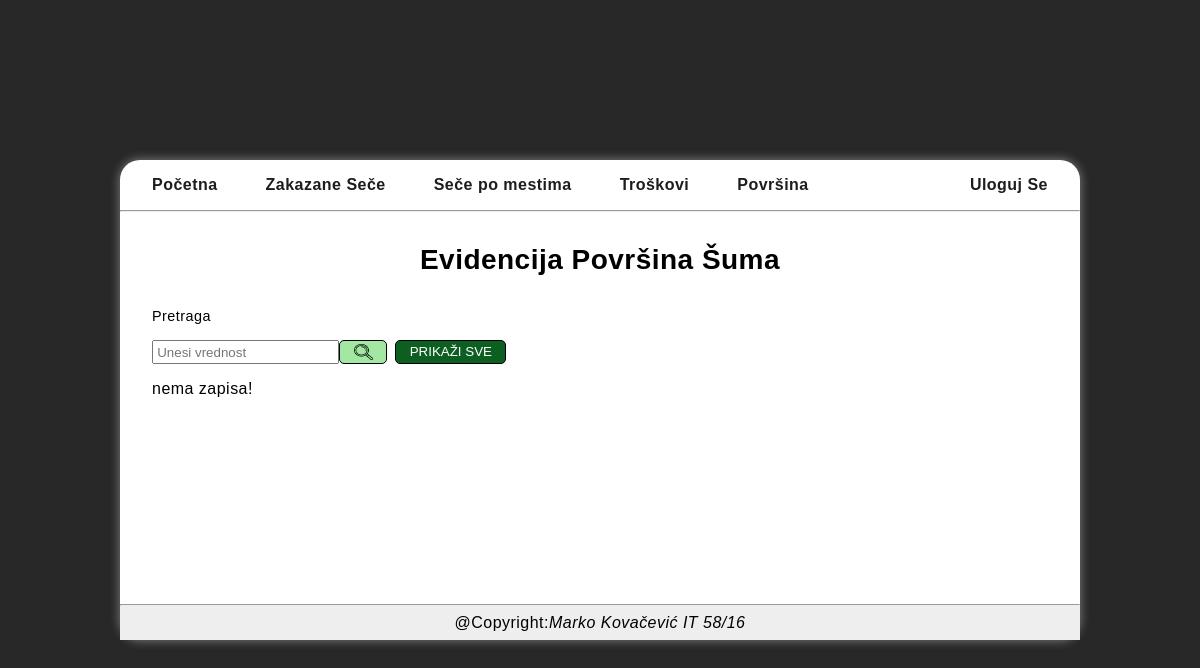
Page /FrontEnd/src/Stranice/Povrsina/povrsina.php on the earlier database version.
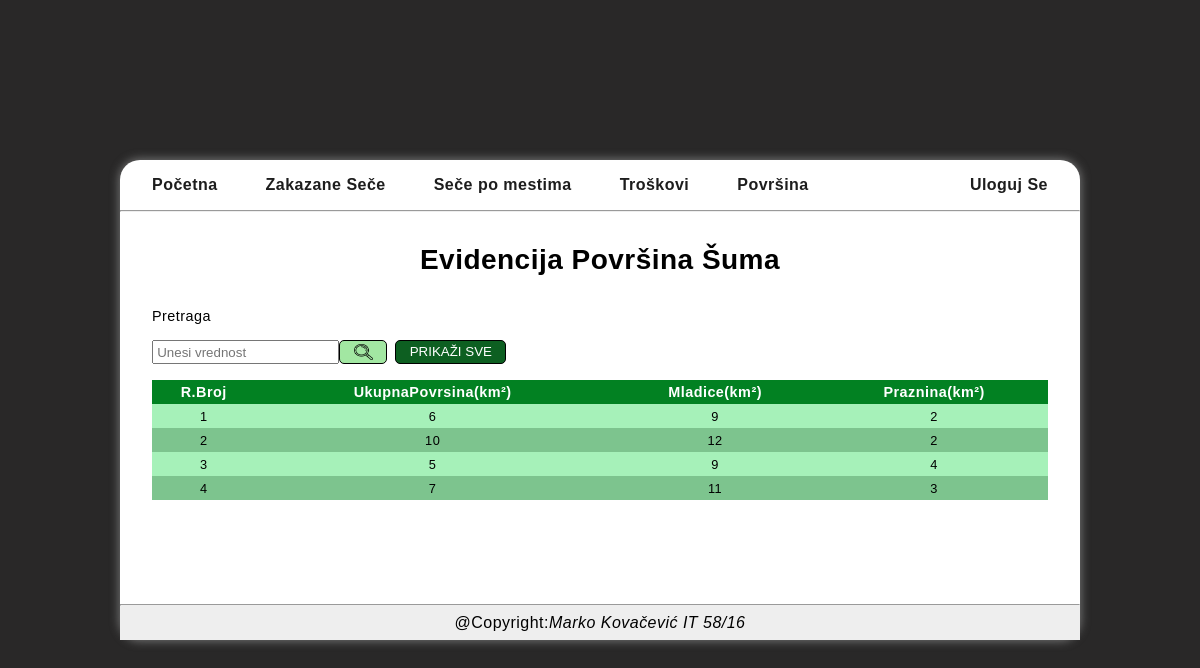
Same page on the later database version.
### tables this page shows
create table `POVRSINA`
(
    povrsinaID      int not null AUTO_INCREMENT PRIMARY KEY,
    povrsinaZaSecu  FLOAT not null,
    ukupnaPovrsina  FLOAT not null,
    mladice         FLOAT not null,
    praznina        FLOAT not null
);

### BackEnd/Klase/BaznaKonekcija.php (called while the page is built, shortened)
<?php
class Konekcija{
public $KompletanNazivBazePodataka;
public $VerzijaMySQLNaredbi;
private $korisnik;
private $sifra;
private $host;
private function UcitajVerzijuMYSQLNaredbi(){
    $VerzijaPHP = phpversion();
    if($VerzijaPHP<'7.0.0'){
        $this->VerzijaMySQLNaredbi="mysql";
    }else {
        $this->VerzijaMySQLNaredbi="mysqli";
    }
}
private function UcitajParamKonekcije($PutanjaNazivFajlaXMLParametriKonekcije){
    $xml=simplexml_load_file($PutanjaNazivFajlaXMLParametriKonekcije) or die("Greska: ne postoji fajl BazniParamKonekcije.xml");
    $this->host=$xml->host;
    $this->korisnik=$xml->korisnik;
    $this->sifra=$xml->sifra;
    $this->prefiks_baze_podataka = $xml->prefiks_baze_podataka;
    $this->naziv_baze_podataka = $xml->naziv_baze_podataka;
    $this->KompletanNazivBazePodataka = $this->prefiks_baze_podataka.$this->naziv_baze_podataka;
}
public function connect(){
    if($this->VerzijaMySQLNaredbi=="mysqli"){
        $this->konekcijaDB = mysqli_connect($this->host, $this->korisnik, $this->sifra, $this->KompletanNazivBazePodataka);
    }else{
        $this->konekcijaMYSQL = mysql_connect($this->host, $this->korisnik, $this->sifra);
        $this->konekcijaDB = mysql_select_db($this->KompletanNazivBazePodataka, $this->konekcijaMYSQL);
    }
 }
}
?>

### BackEnd/Klase/BaznaTabela.php (called while the page is built, shortened)
<?php
 class Tabela{
 public $OtvorenaKonekcija;
 public $TipMYSQL;
 public $ListaZapisa;
 public function __construct($NovaOtvorenaKonekcija, $NoviNazivTabele) {
        $this->OtvorenaKonekcija = $NovaOtvorenaKonekcija;
        $this->TipMYSQL = $NovaOtvorenaKonekcija->VerzijaMySQLNaredbi;
 }
    public function UcitajSvePoUpitu($Upit)
    {
        if($this->TipMYSQL=="mysqli"){
            $this->Kolekcija = mysqli_query($this->OtvorenaKonekcija->konekcijaDB, $Upit);
            $this->BrojZapisa = mysqli_num_rows($this->Kolekcija);
        }
        else{
            $this->Kolekcija = mysql_query($Upit);
            $this->BrojZapisa = mysql_num_rows($this->Kolekcija);
        }
    }
    public function PrebaciKolekcijuUListu($Kolekcija)
    {
        $ListaZapisa = array();
        if($this->TipMYSQL=="mysqli")
        {
            while($RedZapisa = mysqli_fetch_array($Kolekcija, MYSQLI_NUM))
            {
                $this->ListaZapisa[] = $RedZapisa;
            }
        }
        else{
            while($RedZapisa = mysql_fetch_array($Kolekcija, MYSQLI_NUM))
            {
                $this->ListaZapisa[] = $RedZapisa;
            }
        }
      return $ListaZapisa;
    }
    public function DajVrednostPoRednomBrojuZapisaPoRBPolja($Kolekcija, $RBZapisa, $RBPolja)
    {
        if($this->TipMYSQL=="mysqli")
        {
            $RedZapisa = $this->ListaZapisa[$RBZapisa];
            $Vrednost = $RedZapisa [$RBPolja];
        }
        else{
            $Vrednost = mysql_result($Kolekcija, $RBZapisa, $RBPolja);
        }
      return $Vrednost;
    }
 }
?>

### BackEnd/Klase/DBPovrsina.php (called while the page is built, shortened)
<?php
class DBPovrsina extends Tabela
{
    public function DajSvePodatkeOPovrsiniZaSecu($filterParametar){
        if(isset($filterParametar)){
            $upit="select * from `".$this->NazivBazePodataka."`.`POVRSINA` where `povrsinaZaSecu`='".$filterParametar."'";
        }else{
            $upit="select * from `".$this->NazivBazePodataka."`.`POVRSINA`";
        }
        $this->UcitajSvePoUpitu($upit);
    }
}
?>

### FrontEnd/src/Stranice/Povrsina/povrsina.php (the view, shortened to what this page needs)
<?php
    require $_SERVER['DOCUMENT_ROOT'] . "/SECA-SUMA/BackEnd/Klase/BaznaKonekcija.php";
    require $_SERVER['DOCUMENT_ROOT'] . "/SECA-SUMA/BackEnd/Klase/BaznaTabela.php";
    $KonekcijaObject = new Konekcija($_SERVER['DOCUMENT_ROOT'] . '/SECA-SUMA/BackEnd/Klase/BazniParamKonekcije.xml');
    $KonekcijaObject->connect();
    if($KonekcijaObject->konekcijaDB){
        require $_SERVER['DOCUMENT_ROOT'] . "/SECA-SUMA/BackEnd/Klase/DBPovrsina.php";
        $PovrsinaObject = new DBPovrsina($KonekcijaObject,"POVRSINA");
        if(isset($_GET['filtriraj'])){
            $filter=$_GET['filter'];
            $PovrsinaObject->DajSvePodatkeOPovrsiniZaSecu($filter);
        }else{
            $filter=null;
            $PovrsinaObject->DajSvePodatkeOPovrsiniZaSecu($filter);
        }
    }else{
        echo"Neuspesna konekcija";
    }
?>
<!DOCTYPE html>
<html lang="sr" class="html">
<head>
    <link href="/SECA-SUMA/style.css" type="text/css" rel="stylesheet">
    <link href="povrsina.css" type="text/css" rel="stylesheet">
</head>
<body class="glavniKontejner body">
    <?php require $_SERVER['DOCUMENT_ROOT'] . "/SECA-SUMA/FrontEnd/src/Delovi/Header/header.php"?>
<section class="seca">
    <div class="seca__h1Wrap">
        <h1 class="seca__h1">Evidencija Površina Šuma</h1>
    </div>
        <div class="seca__optionsWrap">
        <label for="pretraga" class="seca__pretragaLabel">Pretraga</label>
            <form name="pretraga" class="seca__pretragaForm">
               <div class="seca__pretragaBar">
                    <input name="filter" id="filter" class="seca__Filter input" placeholder="Unesi vrednost">
                    <button class="seca__filterBtn button" type="submit" name="filtriraj"><img src="/SECA-SUMA/FrontEnd/Assets/Search_icon.png" alt="search.png"></button>
               </div>
               <div class="seca__pretragaBar">
                 <button type="submit" name="svi" id="svi" class="seca__sviPodatci button">PRIKAŽI SVE
               </div>
            </form>
        </div>
        <?php
            if ($PovrsinaObject->BrojZapisa==0)
            {
                echo "nema zapisa!";
            }
        else
            {
               echo' <table class="table seca__table">';
               echo' <thead class="seca__thead">';
               echo'     <tr class="seca__headTr">';
               echo'         <th>R.Broj</th>';
               echo'         <th>UkupnaPovrsina(km²)</th>';
               echo'         <th>Mladice(km²)</th>';
               echo'         <th>Praznina(km²)</th>';
               echo'     </tr>';
               echo' </thead>';
               echo'<tbody class="seca__tableBody">';
               for($RBZapisa = 0; $RBZapisa < $PovrsinaObject->BrojZapisa; $RBZapisa++){
                $Rbroj = $RBZapisa + 1;
                $UkupnaPovrsina=$PovrsinaObject->DajVrednostPoRednomBrojuZapisaPoRBPolja($PovrsinaObject->Kolekcija, $RBZapisa,1);
                $Mladice=$PovrsinaObject->DajVrednostPoRednomBrojuZapisaPoRBPolja($PovrsinaObject->Kolekcija, $RBZapisa,2);
                $Praznina=$PovrsinaObject->DajVrednostPoRednomBrojuZapisaPoRBPolja($PovrsinaObject->Kolekcija, $RBZapisa,3);
                echo'<tr>';
                echo'<td>' .$Rbroj.'</td>';
                echo'<td>' .$UkupnaPovrsina. '</td>';
                echo'<td>' .$Mladice. '</td>';
                echo'<td>' .$Praznina. '</td>';
                echo'</tr>';
               }
            }
        ?>
        </tbody>
    </table>
</section>
    <footer><?php require $_SERVER['DOCUMENT_ROOT'] . "/SECA-SUMA/FrontEnd/src/Delovi/Footer/footer.php" ?></footer>
</body>
</html>

### FrontEnd/src/Delovi/Header/header.php (shortened to what this page needs)
<head>
   <link href="/SECA-SUMA/style.css" type="text/css" rel="stylesheet">
   <link href="/SECA-SUMA/FrontEnd/src/Delovi/Header/header.css" type="text/css" rel="stylesheet">
</head>
<nav class="header">
   <ul class="header__ul">
        <li class="header__listItem"><a href="/SECA-SUMA/index.php">Početna</a></li>
        <li class="header__listItem"><a href="/SECA-SUMA/FrontEnd/src/Stranice/ZakazaneSece/zakazaneSece.php">Zakazane Seče</a></li>
        <li class="header__listItem"><a href="/SECA-SUMA/FrontEnd/src/Stranice/Mesta/mesta.php">Seče po mestima</a></li>
        <li class="header__listItem"><a href="/SECA-SUMA/FrontEnd/src/Stranice/Trosak/trosak.php">Troškovi</a></li>
        <li class="header__listItem"><a href="/SECA-SUMA/FrontEnd/src/Stranice/Povrsina/povrsina.php">Površina</a></li>
   </ul>
   <ul class="header__ul">
      <li class="header__listItem"><a id="login__link" href="">Uloguj Se</a></li>
   </ul>
</nav>
<hr class="hr">
<div class="login__wrapper"><?php require $_SERVER['DOCUMENT_ROOT'] . "/SECA-SUMA/FrontEnd/src/Delovi/Login/login.php"?></div>

### FrontEnd/src/Delovi/Login/login.php (shortened to what this page needs)
<link href="/SECA-SUMA/style.css" type="text/css" rel="stylesheet">
<link href="/SECA-SUMA/FrontEnd/src/Delovi/Login/login.css" type="text/css" rel="stylesheet">

### FrontEnd/src/Delovi/Footer/footer.php (shortened to what this page needs)
<head>
   <link href="/SECA-SUMA/style.css" type="text/css" rel="stylesheet">
   <link href="/SECA-SUMA/FrontEnd/src/Delovi/Footer/footer.css" type="text/css" rel="stylesheet">
</head>
<body>
    <div class="footer">
      <hr class="hr">
        <div class="footer__textCont">
        <p class="footer__text">@Copyright: <em>Marko Kovačević IT 58/16</em></p>
        </div>
    </div>
</body>

### style.css (style rules this page uses)
* { padding:0; margin:0; box-sizing:border-box; }
:root { --base-txt-clr:#1d1d1d; --base-txt-white-variety:#ffffff; --body-shadow:#757575; --html-bckground:rgb(41, 40, 40); --body:rgb(255, 255, 255); --border-nav:rgb(7, 7, 7); --table:rgb(77, 77, 77); --tableHeader:rgb(2, 129, 34); --tableRow1:rgb(166, 241, 185); --tableRow2:rgb(125, 196, 142); --selected:rgb(2, 129, 34); --form:rgb(255, 255, 255); --covered:rgba(41, 40, 40, 0.5); --footer:rgb(238, 238, 238); --aside-bg:rgb(230, 230, 230); --welcome-bg:rgba(4, 88, 4, 0.6); --search-wrap-bg:rgb(162, 231, 162); --button-clr-primary:rgb(13, 95, 33); --button-primary-border:rgb(0, 0, 0); --table-txt-Font:0.8rem; --table-header-Font:0.9rem; --label-txt-font:0.9rem; --aside-font:0.8rem; --welcome-font:2.5rem; }
.html { display:flex; align-items:center; justify-content:center; width:100%; height:100vh; background-color:var(--html-bckground); font-family: 'Montserrat', sans-serif; letter-spacing:0.03em; }
.body { width:min(100%,60rem); min-height:30rem; box-shadow:0px 0px 10px 1px var(--body-shadow); border-radius:20px; background-color:var(--body); position:relative; }
.button { border-radius:5px; border:1px solid var(--button-primary-border); padding-block:0.25em; padding-inline:1em; }
.input { padding-inline:0.2rem; padding-block:0.15rem; }

### FrontEnd/src/Stranice/Povrsina/povrsina.css (style rules this page uses)
.seca { margin-block:2rem; margin-inline:2rem; }
.seca__h1Wrap { width:100%; text-align:center; }
.seca__h1 { font-size:1.75rem; margin-bottom:2rem; }
.table { width:100%; text-align:center; align-content:center; border-spacing:0; }
.seca__thead { background-color:var(--tableHeader); color:var(--body); }
td,th { padding-block:0.25rem; }
th { font-size:var(--table-header-Font); }
td { height:1.5rem; width:1rem; font-size:var(--table-txt-Font); }
tr { width:100%; background-color:var(--tableRow1); }
thead > tr { background-color:var(--tableHeader); }
tr:nth-child(even) { background-color:var(--tableRow2); }
.seca__optionsWrap { display:flex; flex-direction:column; gap:1rem; margin-bottom:1rem; }
.seca__pretragaBar { width:fit-content; height:fit-content; display:flex; align-items:center; }
.seca__pretragaForm { gap:0.5rem; display:flex; }
.seca__filterBtn { width:3rem; height:1.5rem; background-color:var(--search-wrap-bg); border:none; }
.seca__filterBtn > img { width:100%; height:100%; }
.seca__sviPodatci { background-color:var(--button-clr-primary); color:var(--base-txt-white-variety); }

### FrontEnd/src/Delovi/Header/header.css (style rules this page uses)
.header { width:100%; display:flex; justify-content:space-between; padding-inline:2rem; z-index:10; }
.header__ul { display:flex; gap:3rem; list-style:none; padding-block:1rem; }
.header__listItem > a { text-decoration:none; color:var(--base-txt-clr); font-weight:600; }
.hr { background-color: var(--border-nav); }

### FrontEnd/src/Delovi/Login/login.css (style rules this page uses)
label { font-size: var(--label-txt-font); }
input { padding-block:0.25rem; padding-inline:0.25rem }

### FrontEnd/src/Delovi/Footer/footer.css (style rules this page uses)
.footer { width:100%; position:absolute; bottom:0; background-color:var(--footer); z-index:10; }
.footer__textCont { padding-inline:1.5rem; padding-block:0.5rem; }
.footer__text { display:flex; justify-content:center; }

Differences in the rows shown:
added povrsina: Rbroj "1", povrsinaZaSecu "6", ukupnaPovrsina "9", mladice "2"
added povrsina: Rbroj "2", povrsinaZaSecu "10", ukupnaPovrsina "12", mladice "2"
added povrsina: Rbroj "3", povrsinaZaSecu "5", ukupnaPovrsina "9", mladice "4"
added povrsina: Rbroj "4", povrsinaZaSecu "7", ukupnaPovrsina "11", mladice "3"
Other differences:
text no longer shown: "nema zapisa!"
text now shown: "R.Broj UkupnaPovrsina(km²) Mladice(km²) Praznina(km²)"
